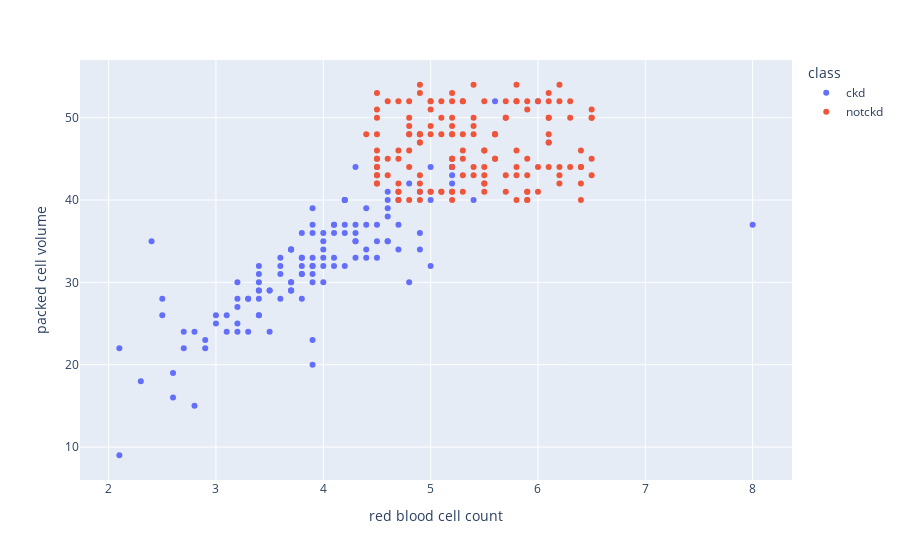

The notebook cell saved with this chart:
### Markdown cell above
#From above graph we can conclude that a person who doesn't have chronic kidney disease hav a higher range of haemoglobin

### Code cell
scatters('red blood cell count','packed cell volume')

### Figure 1 — Plotly figure (JSON) as saved in the notebook; plotly's stock layout.template omitted (floating-point values rounded to 4 significant figures; data arrays with more than 128 entries replaced by an {"elided": "..."} marker saying what was removed)
{"data": [{"hovertemplate": "class=ckd<br>red blood cell count=%{x}<br>packed cell volume=%{y}<extra></extra>", "legendgroup": "ckd", "marker": {"color": "#636efa", "symbol": "circle"}, "mode": "markers", "name": "ckd", "orientation": "v", "showlegend": true, "type": "scatter", "x": {"elided": "250 float values"}, "xaxis": "x", "y": {"elided": "250 int values"}, "yaxis": "y"}, {"hovertemplate": "class=notckd<br>red blood cell count=%{x}<br>packed cell volume=%{y}<extra></extra>", "legendgroup": "notckd", "marker": {"color": "#EF553B", "symbol": "circle"}, "mode": "markers", "name": "notckd", "orientation": "v", "showlegend": true, "type": "scatter", "x": {"elided": "150 float values"}, "xaxis": "x", "y": {"elided": "150 int values"}, "yaxis": "y"}], "layout": {"legend": {"title": {"text": "class"}, "tracegroupgap": 0}, "margin": {"t": 60}, "xaxis": {"anchor": "y", "domain": [0, 1], "title": {"text": "red blood cell count"}}, "yaxis": {"anchor": "x", "domain": [0, 1], "title": {"text": "packed cell volume"}}}}
